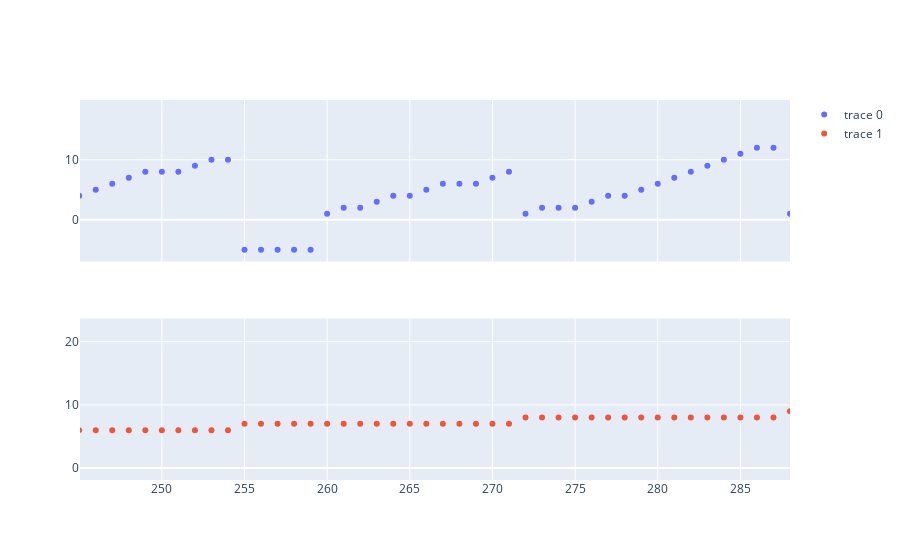

Notebook cell for this chart:
### Code cell
from plotly.subplots import make_subplots
import plotly.graph_objects as go

schuze = 1
print(x[(x.schuze == schuze) & (x.turn == 6) & (x.id_rec == 10)])
fig = make_subplots(rows=2, shared_xaxes=True)
fig.add_trace(go.Scatter(y = x[x.schuze == schuze].id_rec.astype('Int64').fillna(-5), mode="markers", hovertemplate="id_rec: %{y}<extra></extra>"), row=1,col=1)
fig.add_trace(go.Scatter(y = x[x.schuze == schuze].turn.astype('Int64').fillna(-5), mode="markers", hovertemplate="turn: %{y}<extra></extra>"), row=2, col=1)

### Figure 1 — Plotly figure (JSON) as saved in the notebook; plotly's stock layout.template omitted (floating-point values rounded to 4 significant figures; data arrays with more than 128 entries replaced by an {"elided": "..."} marker saying what was removed)
{"data": [{"hovertemplate": "id_rec: %{y}<extra></extra>", "mode": "markers", "type": "scatter", "xaxis": "x", "y": {"elided": "1096 int values"}, "yaxis": "y"}, {"hovertemplate": "turn: %{y}<extra></extra>", "mode": "markers", "type": "scatter", "xaxis": "x2", "y": {"elided": "1096 int values"}, "yaxis": "y2"}], "layout": {"autosize": true, "xaxis": {"anchor": "y", "autorange": false, "domain": [0, 1], "matches": "x2", "range": [245.0, 288.0], "showticklabels": false}, "xaxis2": {"anchor": "y2", "autorange": false, "domain": [0, 1], "range": [245.0, 288.0]}, "yaxis": {"anchor": "x", "autorange": true, "domain": [0.575, 1], "range": [-7.278, 20.28], "type": "linear"}, "yaxis2": {"anchor": "x2", "autorange": false, "domain": [0, 0.425], "range": [-1.889, 23.67], "type": "linear"}}}
